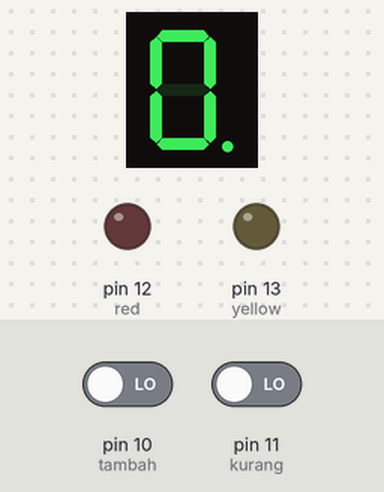
A sketch run on a simulated Arduino Uno, built with avr-gcc and run on an emulated ATmega328P. On the bench: 1-digit seven-segment display, output pins drawn as LEDs (lit = HIGH). Wiring (inferred from the names in the program): 1-digit 7-segment display, segments lit when LOW: segments pin 2, pin 3, pin 4, pin 5, pin 6, pin 7, pin 8, pin 9. Dashed ring = blinking. Inputs (shaded band) come from the test bench; at power-on: pin 10 (tambah) LOW, pin 11 (kurang) LOW. The segment pins are drawn as the display they are named for; pins used as bus, display or sensor lines are not drawn.

Above: at 1.2 s.
1.3 s: pin 10 (tambah) driven HIGH
At 3.3 s:
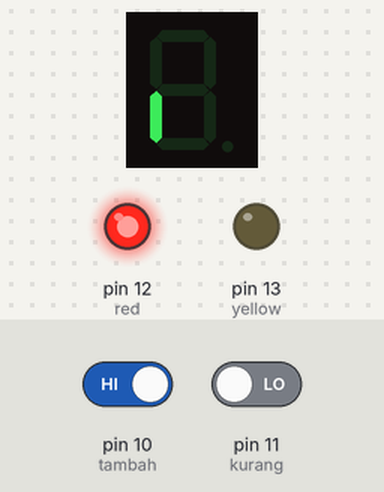
3.4 s: pin 11 (kurang) driven HIGH
At 3.6 s:
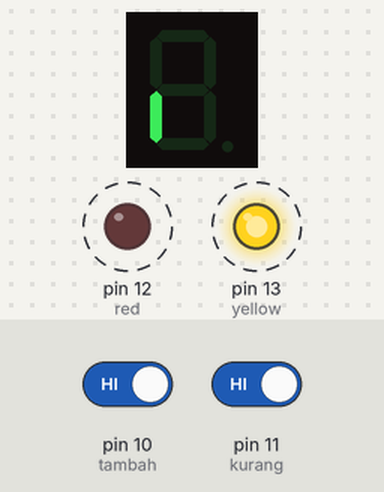
6.2 s: pin 10 (tambah) driven LOW
At 7.2 s:
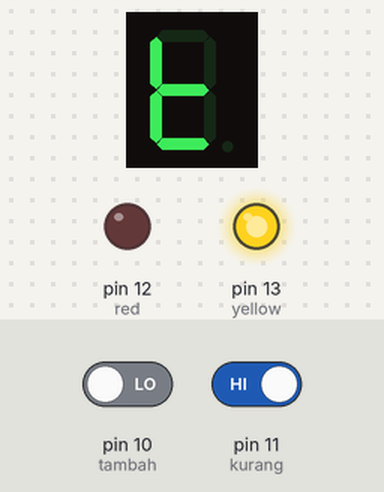
9.2 s: pin 11 (kurang) driven LOW
At 9.9 s:
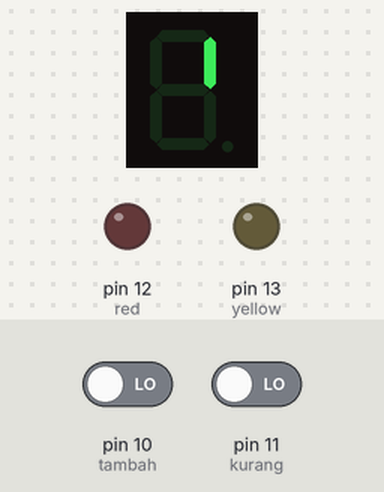
10.8 s: pin 10 (tambah) driven HIGH
At 11.9 s:
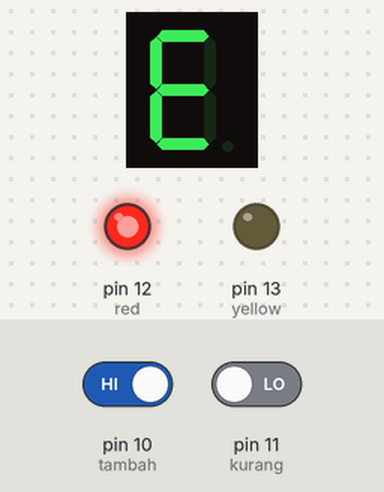
13.3 s: pin 10 (tambah) driven LOW and pin 11 (kurang) driven HIGH
At 14.3 s:
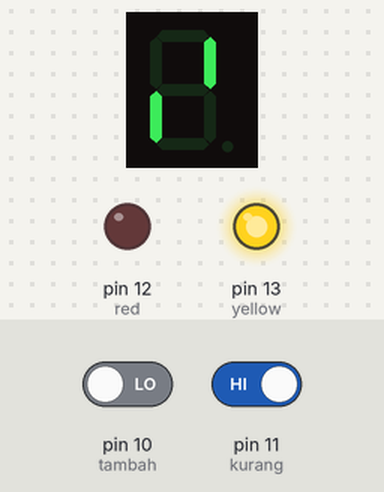
Timing chart, 0 to 16.3 s (numbered marks = the images above; inputs shaded):
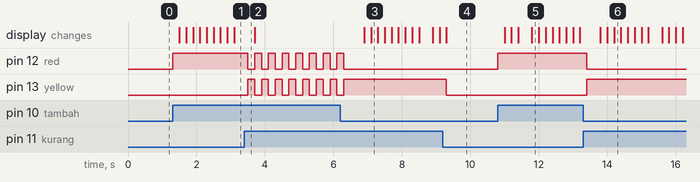

Measured:
- after the input at 1.3 s, pin 12 (red): LOW → HIGH at once; the display: first changes after 0.20 s (image 1 shows a later state)
- after the input at 3.4 s, pin 12 (red), pin 13 (yellow): alternates HIGH for 0.20 s and LOW for 0.20 s, starting after 0.10 s
- after the input at 6.2 s, pin 12 (red): goes on until 6.3 s, then stays LOW; pin 13 (yellow): goes on until 6.3 s, then stays HIGH; the display: first changes after 0.70 s (image 3 shows a later state)
- after the input at 9.2 s, pin 13 (yellow): HIGH → LOW after 0.10 s
- after the input at 10.8 s, pin 12 (red): LOW → HIGH at once; the display: first changes after 0.20 s (image 5 shows a later state)
- after the input at 13.3 s, pin 12 (red): HIGH → LOW after 0.10 s; pin 13 (yellow): LOW → HIGH after 0.10 s

The sketch:

_Challenge__CounterUpandDown.ino
```cpp
int a = 2;
int b = 3;
int c = 4;
int d = 5;
int e = 6;
int f = 7;
int g = 8;
int dot = 9;
int tambah = 10;
int kurang = 11;
int red = 12;
int yellow = 13;
int counter ;

void setup() {
  // put your setup code here, to run once:
for (int i = 2; i<=9; i++)
pinMode(i, OUTPUT);

pinMode(a, OUTPUT);
pinMode(b, OUTPUT);
pinMode(c, OUTPUT);
pinMode(d, OUTPUT);
pinMode(e, OUTPUT);
pinMode(f, OUTPUT);
pinMode(g, OUTPUT);
pinMode(dot, OUTPUT);

pinMode(tambah, INPUT);
pinMode(kurang, INPUT);
pinMode(red, OUTPUT);
pinMode(yellow, OUTPUT);

counter = 0;
}
void zero(){
  digitalWrite(a,0);
  digitalWrite(b,0);
  digitalWrite(c,0);
  digitalWrite(d,0);
  digitalWrite(e,0);
  digitalWrite(f,0);
  digitalWrite(g,1);
  digitalWrite(dot,0);
}
void one(){
  digitalWrite(a,0);
  digitalWrite(b,1);
  digitalWrite(c,1);
  digitalWrite(d,0);
  digitalWrite(e,0);
  digitalWrite(f,0);
  digitalWrite(g,0);
  digitalWrite(dot,1);
}
void two(){
  digitalWrite(a,1);
  digitalWrite(b,1);
  digitalWrite(c,0);
  digitalWrite(d,1);
  digitalWrite(e,1);
  digitalWrite(f,0);
  digitalWrite(g,1);
  digitalWrite(dot,1);
}
void three(){
  digitalWrite(a,1);
  digitalWrite(b,1);
  digitalWrite(c,1);
  digitalWrite(d,1);
  digitalWrite(e,0);
  digitalWrite(f,0);
  digitalWrite(g,1);
  digitalWrite(dot,1);
}
void four(){
  digitalWrite(a,0);
  digitalWrite(b,1);
  digitalWrite(c,1);
  digitalWrite(d,0);
  digitalWrite(e,0);
  digitalWrite(f,1);
  digitalWrite(g,1);
  digitalWrite(dot,1);
}
void five(){
  digitalWrite(a,1);
  digitalWrite(b,0);
  digitalWrite(c,1);
  digitalWrite(d,1);
  digitalWrite(e,0);
  digitalWrite(f,1);
  digitalWrite(g,1);
  digitalWrite(dot,1);
}
void six(){
  digitalWrite(a,1);
  digitalWrite(b,0);
  digitalWrite(c,1);
  digitalWrite(d,1);
  digitalWrite(e,1);
  digitalWrite(f,1);
  digitalWrite(g,1);
  digitalWrite(dot,1);
}
void seven(){
  digitalWrite(a,1);
  digitalWrite(b,1);
  digitalWrite(c,1);
  digitalWrite(d,0);
  digitalWrite(e,0);
  digitalWrite(f,0);
  digitalWrite(g,0);
  digitalWrite(dot,1);
}
void eight(){
  digitalWrite(a,1);
  digitalWrite(b,1);
  digitalWrite(c,1);
  digitalWrite(d,1);
  digitalWrite(e,1);
  digitalWrite(f,1);
  digitalWrite(g,1);
  digitalWrite(dot,1);
}
void nine(){
  digitalWrite(a,1);
  digitalWrite(b,1);
  digitalWrite(c,1);
  digitalWrite(d,1);
  digitalWrite(e,0);
  digitalWrite(f,1);
  digitalWrite(g,1);
  digitalWrite(dot,1);
}

void displayNumber(int a){
  switch(a){
    case 0:
    zero();
    break;

    case 1:
    one();
    break;

    case 2:
    two();
    break;

    case 3:
    three();
    break;

    case 4:
    four();
    break;

    case 5:
    five();
    break;

    case 6:
    six();
    break;

    case 7:
    seven();
    break;

    case 8:
    eight();
    break;

    case 9:
    nine();
    break;

    default:
    break;
  }
}


void loop() {
  // put your main code here, to run repeatedly:
  if(counter > 9){counter = 0;}
  if(digitalRead(tambah)==1){counter ++;
  digitalWrite(red, 1);
  delay(200);
  digitalWrite(red, 0);
  }

  if(counter < 0){counter = 9;}
  if(digitalRead(kurang)==1){counter --;
  digitalWrite(yellow, 1);
  delay(200);
  digitalWrite(yellow, 0);
  }
displayNumber(counter);
}
```
